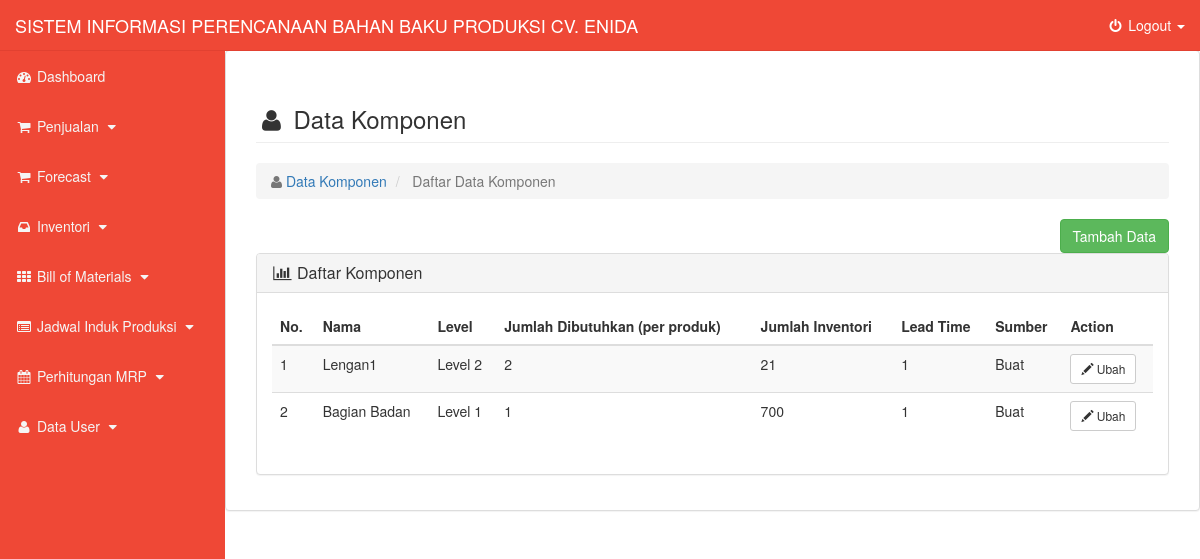
/?page=detail&content=data_komponen, run on the app's committed database.
### tables this page shows
CREATE TABLE IF NOT EXISTS `tbkomponen` (
  `idKomponen` varchar(20) NOT NULL,
  `nmKomponen` varchar(50) NOT NULL,
  `lvlKomponen` varchar(30) NOT NULL,
  `jmlDibutuhkan` int(11) NOT NULL,
  `jmlInventori` int(11) NOT NULL,
  `leadTime` int(11) NOT NULL,
  `sumber` varchar(30) NOT NULL
);

### index.php (called while the page is built, shortened)
<?php
	include "layout/header.php";
	include "layout/menu.php";
	include "layout/content.php";
?>

### konten/controlKomponen.php (the view, shortened to what this page needs)
<?php
		function viewkomponen($conn){
		$query = mysqli_query($conn, "SELECT * FROM tbkomponen ORDER BY idKomponen ASC")or die(mysqli_error());
		echo "<table class='table table-striped'>
				<thead>
					<tr>
						<th>No.</th>
						<th>Nama</th>
						<th>Level</th>
						<th>Jumlah Dibutuhkan (per produk)</th>
						<th>Jumlah Inventori</th>
						<th>Lead Time</th>
						<th>Sumber</th>
						<th>Action</th>
					</tr>
				</thead>";
				$no = 1;
				while ($data = mysqli_fetch_array($query, MYSQLI_ASSOC)) {
					echo"
					<tr>
						<td> $no </td>
						<td> $data[nmKomponen]</td>
						<td> $data[lvlKomponen]</td>
						<td> $data[jmlDibutuhkan]</td>
						<td> $data[jmlInventori]</td>
						<td> $data[leadTime]</td>
						<td> $data[sumber]</td>
						<td><a href='.?page=detail&content=edit_komponen&id=$data[idKomponen]'>
								<button type='button' class='btn btn-default btn-sm'>
  									<span class='glyphicon glyphicon-pencil' aria-hidden='true'></span> Ubah
								</button>
							</a>
						</td>
					</tr>";
					$no++;
				}
		echo "</table>";
	}
?>

### css/style.css (style rules this page uses)
body { margin-top: 100px; background-color: #fff; }
@media (min-width:768px) { body { margin-top: 50px; } }

### data on the page
tbkomponen: nmKomponen "Lengan1", lvlKomponen "Level 2", jmlDibutuhkan "2", jmlInventori "21", leadTime "1", sumber "Buat"
tbkomponen: nmKomponen "Bagian Badan", lvlKomponen "Level 1", jmlDibutuhkan "1", jmlInventori "700", leadTime "1", sumber "Buat"
